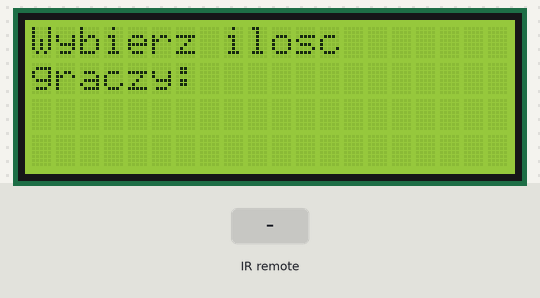
A sketch run on a simulated Arduino Uno, built with avr-gcc and run on an emulated ATmega328P. Parts: 20×4 character LCD. Inputs (shaded band) come from the test bench. What the sketch prints to the serial monitor is not drawn.

Above: at 1.5 s.
1.6 s: infrared code 0xE916FF00 received
At 3.0 s:
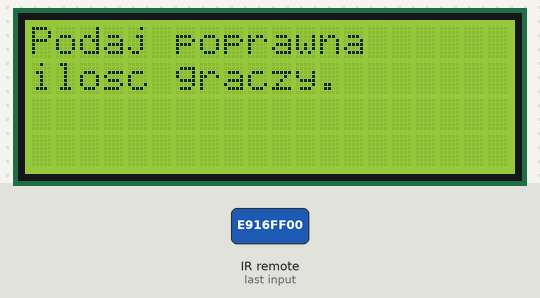
4.8 s: infrared code 0xF30CFF00 received
At 5.91 s:
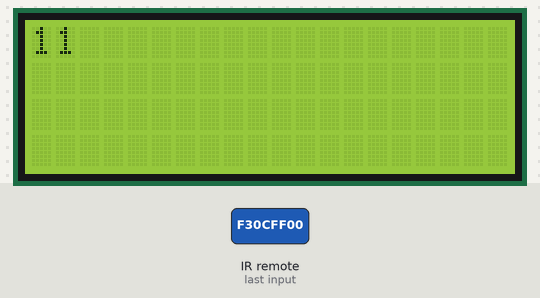

The sketch:

wprowadzanie_liczb_z_pilota.ino
```cpp
#include <LiquidCrystal_I2C.h>
#include "InfraRed.h"

LiquidCrystal_I2C lcd(0x27, 20, 4);
int cursor = 0;

InfraRed IR(2);


void setup() {
  // put your setup code here, to run once:
  Serial.begin(9600);
  IR.begin();
  lcd.init();
  lcd.backlight();
  lcd.setCursor(0, 0);
  player_init();
  Serial.println(F("Wyszło z pętli, świat uratowany, można świętować"));
  IR.stop();
  Serial.println(F("to uruchamiamy debug"));
  IR.start();
  lcd.clear();
  delay(100);
  while(true) {
    if (IR.available()) {
    char odp = '?';
    odp = IR.decode();
    Serial.println("odp: " + odp);
    lcd.print(odp);
    delay(100);
    }
  }

}

void loop() {
  // put your main code here, to run repeatedly:
  //wyswietl();
  //player_init();
  //delay(100);
}

char getAns() {
  char odp = '?';

  if (IR.available()) {
    odp = IR.decode();
    Serial.println("odp: " + odp);
    lcd.print(odp);
  }

  return odp;
}

void gracze() {
    lcd.setCursor(0, 0);
    lcd.print(F("Wybierz ilosc"));
    lcd.setCursor(0, 1);
    lcd.print(F("graczy: "));
}

void player_init() {
  bool validState = true;
  lcd.clear();
  delay(100);
  gracze();
  while (validState) {
    char odp = '?';

    odp = getAns();

    delay(100);

    switch (odp) {
      case '4':
        Serial.println("tworze 4 gracza");
        Serial.println("tworze 3 gracza");
        Serial.println("tworze 2 gracza");
        Serial.println("tworze 1 gracza");
        validState = false;
        delay(100);
        break;
      case '3':
        Serial.println("tworze 3 gracza");
        Serial.println("tworze 2 gracza");
        Serial.println("tworze 1 gracza");
        validState = false;
        delay(100);
        break;
      case '2':
        Serial.println("tworze 2 gracza");
        Serial.println("tworze 1 gracza");
        validState = false;
        delay(100);
        break;
      case '1':
        Serial.println("tworze 1 gracza");
        validState = false;
        delay(100);
        break;
      case '?':
        break;
      default:
        lcd.clear();
        delay(200);

        lcd.setCursor(0, 0);
        lcd.print(F("Podaj poprawna"));
        lcd.setCursor(0, 1);
        lcd.print(F("ilosc graczy."));
        IR.resume();
        //odp = getAns();
        delay(2000);
        lcd.clear();
        delay(100);
        gracze();
        break;
    }
    delay(500);
  }
}
```

InfraRed.cpp
```cpp
#include "InfraRed.h"
#include <IRremote.h>
#include <string.h>


// Konstruktor ustawiajacy pin dla czujnika
InfraRed::InfraRed(int IR_RECEIVE_PIN) {
    this->IR_RECEIVE_PIN = IR_RECEIVE_PIN;
}


// Rozpoczyna prace z czujnikiem
void InfraRed::begin()  // DONE
{
    IrReceiver.begin(this->IR_RECEIVE_PIN, ENABLE_LED_FEEDBACK);
}

// Wznawia prace czujnika
void InfraRed::resume()  // DONE
{
    IrReceiver.resume();
}

// Sprawdza, czy pojawil sie jakis sygnal
bool InfraRed::available()  // DONE
{
    return IrReceiver.decode();
}

void InfraRed::start(int tickRate)
{
  IrReceiver.start(tickRate);
}

void InfraRed::stop()
{
  IrReceiver.stop();
}

// Dekoduje sygnal i zwraca go w postaci chara
char InfraRed::decode() // DONE
{
    // Pobiera HEX i dekoduje go na jego odpowiednik w charze
    switch (IrReceiver.decodedIRData.decodedRawData) {
    case ir0:
        //Serial.println("0");
        return '0';
        break;
    case ir1:
        //Serial.println("1");
        return '1';
        break;
    case ir2:
        //Serial.println("2");
        return '2';
        break;
    case ir3:
        //Serial.println("3");
        return '3';
        break;
    case ir4:
        //Serial.println("4");
        return '4';
        break;
    case ir5:
        //Serial.println("5");
        return '5';
        break;
    case ir6:
        //Serial.println("6");
        return '6';
        break;
    case ir7:
        //Serial.println("7");
        return '7';
        break;
    case ir8:
        //Serial.println("8");
        return '8';
        break;
    case ir9:
        //Serial.println("9");
        return '9';
        break;
    case irMinus:
        // Obsluga przycisku - na pilocie, planowo ma sluzyc jako wymazywanie wartosci
        return '-';
        break;
    case irPlus:
        // Obsluga przycisku + na pilocie
        return '+';
        break;
    case irPrev:
        // Obsluga przycisku "previous" na pilocie
        return '<';
        break;
    case irNext:
        // Obsluga przycisku "next" na pilocie
        return '>';
        break;
    case irPlay:
        // Obsluga przycisku "play/pause" na pilocie
        // tymczasowo jako 'p', bo funkcja zwraca char, mozna zmienic funkcje na stringa dla wiekszej czytelnosci
        return 'p';
        break;
    case irEQ:
        // Obsluga przycisku EQ na pilocie
        // tymczasowo jako 'e'
        return 'e';
        break;
    default:
        return '?';
        break;
        // Opcjonalnie: dodac obsluge pozostalych przyciskow jesli zajdzie taka potrzeba
    }
    return '?';
}
```

InfraRed.h
```cpp
#ifndef _INFRARED_h
#define _INFRARED_h

#define ir0    0xE916FF00
#define ir1   0xF30CFF00
#define ir2   0xE718FF00
#define ir3   0xA15EFF00
#define ir4   0xF708FF00
#define ir5   0xE31CFF00
#define ir6   0xA55AFF00
#define ir7   0xBD42FF00
#define ir8   0xAD52FF00
#define ir9   0xB54AFF00
#define irMinus   0xF807FF00
#define irPlus    0xEA15FF00
#define irEQ    0xF609FF00
#define irPrev    0xBB44FF00
#define irNext    0xBF40FF00
#define irPlay    0xBC43FF00

// Zarezerwowane adresy, ale nie maja zastosowania póki co
#define irCHminus 0xBA45FF00
#define irCHplus  0xB847FF00
#define irCH    0xB946FF00
#define ir100   0xE619FF00
#define ir200   0xF20DFF00

class InfraRed
{
private:
  int IR_RECEIVE_PIN = 2;
public:
  InfraRed(int IR_RECEIVE_PIN);
  void begin();   // Rozpoczyna prace z czujnikiem
  void stop();
  void start(int tickRate = 8000); // 8 ms stop of receiver, this enables a correct gap measurement
  void resume();    // !!! WAZNE!!! Wznawia prace czujnika - umozliwia otrzymywanie kolejnych danych po zdekodowaniu jednego z sygnalow
  bool available(); // Sprawdza, czy pojawil sie jakis sygnal
  char decode();    // Dekoduje pobrany sygnal na akcje
  int accumulate_num(); //
};


#endif
```

Measured:
- after the input at 1.6 s, the display: first changes after 0.39 s (image 1 shows a later state)
- after the input at 4.8 s, the display: first changes after 0.15 s (image 2 shows a later state)
- what the display in image 1 shows lasts 2.0 s, from 2.3 s to 4.3 s
